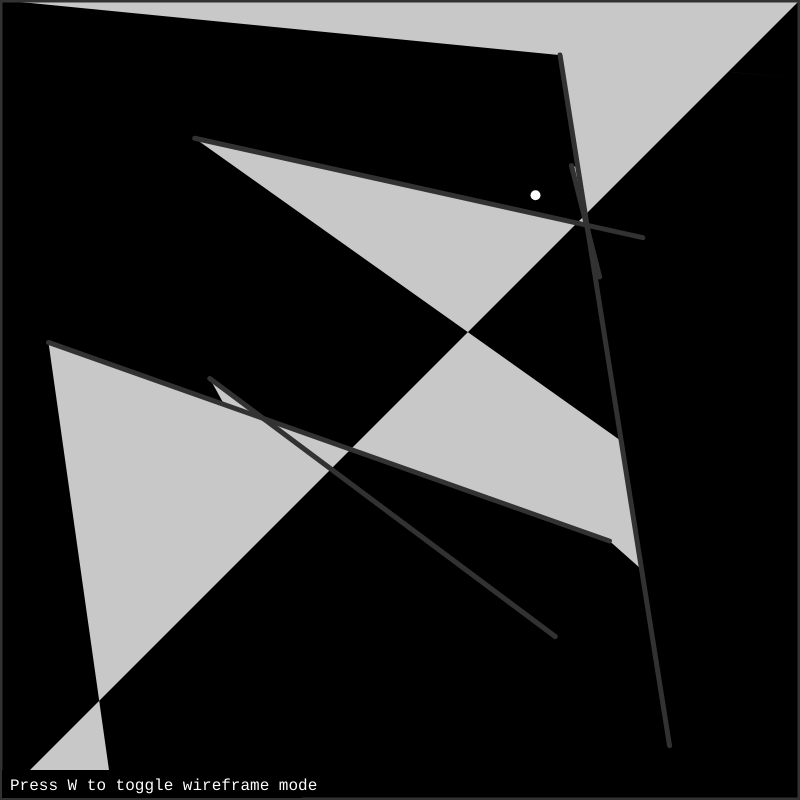
Frame 1 (no input)
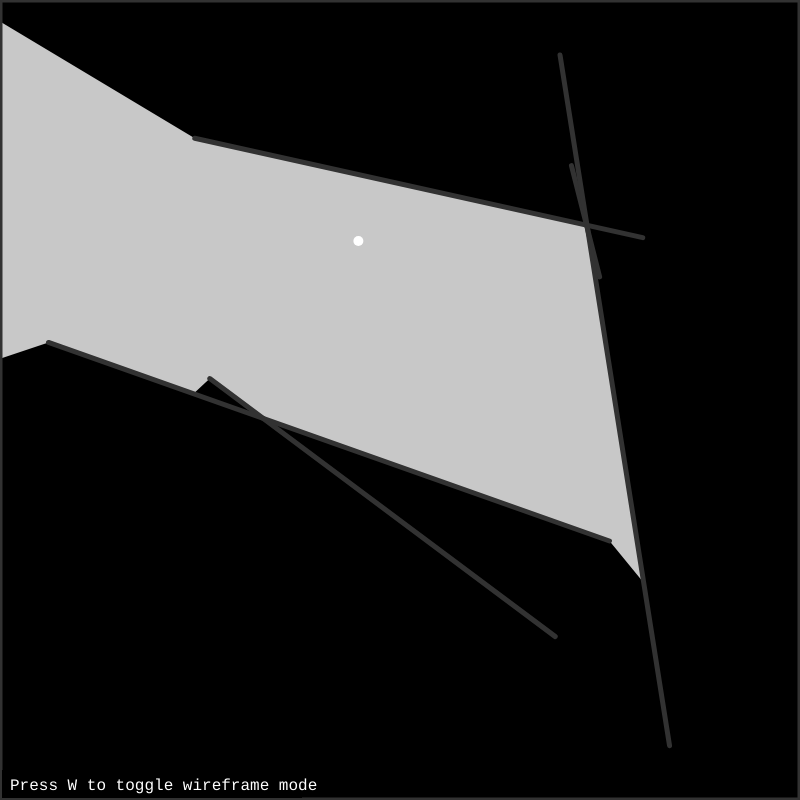
Frame 60 (no input)
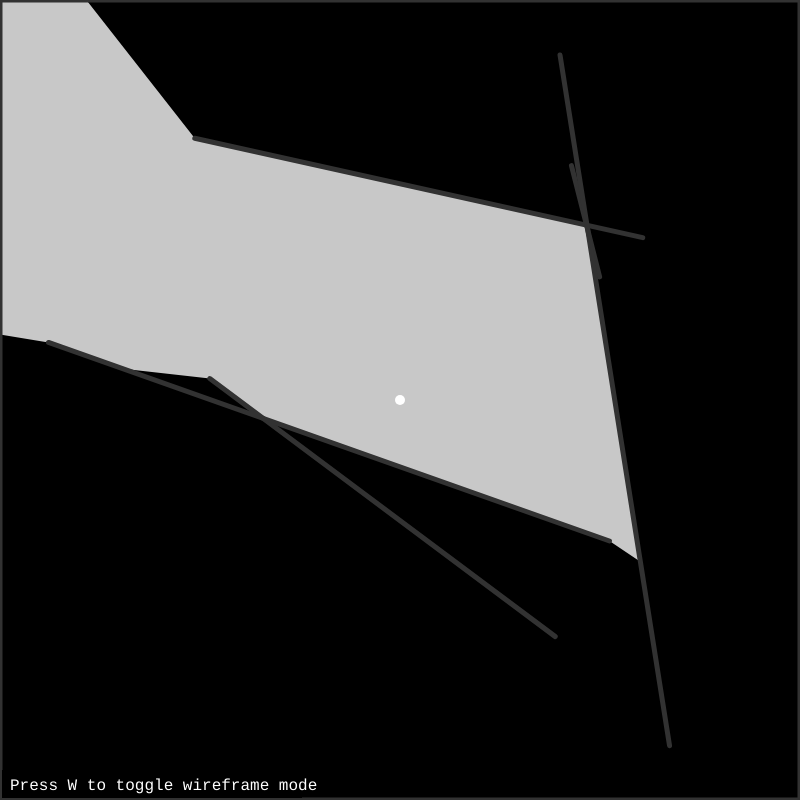
Frame 120 (the mouse pressed at the canvas centre since frame 60)

The p5.js sketch that drew these frames (run headless with seeded random() and noise() and a simulated clock; from frame 60 on, the mouse is pressed at the canvas centre):

// p5.js sketch
// ── sketch.js
let wireframe = false;
let mouseControl = false;
const numWalls = 5;
const border = 10;

const walls = [];
const wallPts = [];
const lights = [];


function intersectLineLine(pos1, pos2, pos3, pos4) {
  const x1 = pos1.x;
  const y1 = pos1.y;
  const x2 = pos2.x;
  const y2 = pos2.y;

  const x3 = pos3.x;
  const y3 = pos3.y;
  const x4 = pos4.x;
  const y4 = pos4.y;

  const d = (x1 - x2) * (y3 - y4) - (y1 - y2) * (x3 - x4);
  if (d == 0) {
    return;
  }

  const t = ((x1 - x3) * (y3 - y4) - (y1 - y3) * (x3 - x4)) / d;
  const u = -((x1 - x2) * (y1 - y3) - (y1 - y2) * (x1 - x3)) / d;

  return [t, u, createVector(x1 + t * (x2 - x1), y1 + t * (y2 - y1))];
}

function intersectLineCircle(pos1, pos2, posCircle, r) {
  const newPos1 = p5.Vector.sub(pos1, posCircle);
  const newPos2 = p5.Vector.sub(pos2, posCircle);

  const x1 = newPos1.x;
  const y1 = newPos1.y;
  const x2 = newPos2.x;
  const y2 = newPos2.y;

  const d = p5.Vector.dist(pos1, pos2);
  const D = (x1 * y2) - (x2 * y1);

  const intersect = (pow(r, 2) * pow(d, 2)) - pow(D, 2);
  return (intersect > 0);
}


class Light {
  constructor(x, y, brightness) {
    this.pos = createVector(x, y);
    this.brightness = brightness;
  }

  draw() {
    fill(255);
    noStroke();
    circle(this.pos.x, this.pos.y, this.brightness / 10);
  }
}

class Wall {
  constructor(x1, y1, x2, y2, inv) {
    this.pos1 = createVector(x1, y1);
    this.pos2 = createVector(x2, y2);
    this.inv = inv;
  }

  draw() {
    if (this.inv) return;
    stroke(50);
    strokeWeight(5);
    line(this.pos1.x, this.pos1.y, this.pos2.x, this.pos2.y);
  }

  checkIntersect(wall2) {
    const data = intersectLineLine(this.pos1, this.pos2, wall2.pos1, wall2.pos2);
    if (!data) return;
    const t = data[0];
    const u = data[1];
    if (t >= 0 && t <= 1 && u >= 0 && u <= 1) {
      return data[2];
    } else {
      return;
    }
  }
}

class Hit {
  constructor(pos, source, edge) {
    this.pos = pos;
    this.source = source;
    this.edge = edge;
  }
}

class Ray {
  constructor(pos1, pos2, limit) {
    this.pos = pos1;
    this.target = pos2;
    this.dir = p5.Vector.sub(pos2, pos1).normalize();
    this.a = this.dir.heading();
    this.limit = limit;
  }

  castOneWall(wall) {
    const pos4 = (this.limit) ? this.target : p5.Vector.add(this.pos, this.dir);
    const data = intersectLineLine(wall.pos1, wall.pos2, this.pos, pos4);
    if (!data) return;
    const t = data[0];
    const u = data[1];
    let tMin = 0;
    let tMax = 1;
    let uMin = 0;
    let uMax = Infinity;
    if (this.limit) {
      uMin = 0.01;
      uMax = 1;
    } else if (wall.pos1 == this.target || wall.pos2 == this.target) {
      tMin = -0.01;
      tMax = 1.01;
    }
    if (t > tMin && t < tMax && u > uMin && u < uMax) {
      return data[2];
    } else {
      return;
    }
  }

  cast() {
    let closestHit;
    let closestMag = Infinity;
    let potentialClosestHit;
    for (let w = 0; w < walls.length; w++) {
      const hit = this.castOneWall(walls[w]);
      if (hit) {
        const mag = p5.Vector.dist(hit, this.pos);
        if (mag < closestMag) {
          if (p5.Vector.dist(this.target, hit) < 1) {
            potentialClosestHit = hit;
          } else {
            closestMag = mag;
            closestHit = hit;
          }
        }
      }
    }

    let edge = false;
    if (potentialClosestHit) {
      if (closestHit) {
        edge = this.pos.dist(potentialClosestHit) < this.pos.dist(closestHit);
      } else {
        closestHit = potentialClosestHit;
      }
    }
    if (closestHit) {
      return new Hit(closestHit, this, edge);
    }
    return;
  }
}

function setup() {
  createCanvas(800, 800);

  // generate walls
  walls[0] = new Wall(0, 0, width, 0);
  walls[1] = new Wall(width, 0, width, height);
  walls[2] = new Wall(width, height, 0, height);
  walls[3] = new Wall(0, height, 0, 0);
  //*
  let i = walls.length;
  for (const totalLength = 4 + numWalls; i < totalLength; i++) {
    walls[i] = new Wall(random(width), random(height), random(width), random(height));
  }
  //*/

  // check for wall intersections
  for (i = 0; i < walls.length; i++) {
    const wall1 = walls[i];
    for (let j = i + 1; j < walls.length; j++) {
      const wall2 = walls[j];
      const pt = wall1.checkIntersect(wall2);
      if (pt) {
        wallPts.push(pt);
      }
    }
  }

  // create the light
  lights[0] = new Light(0, 0, 100);
}

function addVert(verts, vert, v, i, l) {
  if (i >= l) {
    verts[v] = vert;
    return (v + 1) % verts.length;
  } else {
    verts.push(vert);
    return v;
  }
}

function draw() {
  background(0);

  // draw lit areas for each light
  for (let j = 0; j < lights.length; j++) {

    // raycast light to walls
    const hits = [];
    for (let w = 0; w < walls.length; w++) {
      const ray1 = new Ray(lights[j].pos, walls[w].pos1);
      const ray2 = new Ray(lights[j].pos, walls[w].pos2);
      const hit1 = ray1.cast();
      const hit2 = ray2.cast();
      if (hit1) hits.push(hit1);
      if (hit2) hits.push(hit2);
    }

    // raycast to wall intersections too
    for (let p = 0; p < wallPts.length; p++) {
      const ptRay = new Ray(wallPts[p], lights[j].pos, true);
      const ptHit = ptRay.cast();
      if (!ptHit) {
        hits.push(new Hit(wallPts[p], new Ray(lights[j].pos, wallPts[p], true), false));
      }
    }

    // sort raycast hits by angle
    const l = hits.length;
    const sortedHits = [];
    for (let i = 0; i < l; i++) {
      let nextHitIndex;
      let smallestAngle = Infinity;
      for (let h = 0; h < hits.length; h++) {
        const a = hits[h].source.a;
        if (a < smallestAngle) {
          smallestAngle = a;
          nextHitIndex = h;
        }
      }
      sortedHits[i] = hits[nextHitIndex];
      hits.splice(nextHitIndex, 1);
    }

    // calculate vertices from hits
    const verts = [];
    let v = 0;
    const hl = sortedHits.length
    let lastHit = sortedHits[hl - 1];
    const reps = hl * 2;
    noFill();
    for (let i = 0; i < reps; i++) {
      const nextHit = sortedHits[i % hl];
      if (wireframe) {
        stroke(100);
        strokeWeight(0.5);
        line(lights[j].pos.x, lights[j].pos.y, nextHit.source.target.x, nextHit.source.target.y);
        stroke(255);
        strokeWeight(2);
        line(lights[j].pos.x, lights[j].pos.y, nextHit.pos.x, nextHit.pos.y);
      }
      let edgeAfter = false;
      let edgePos;
      if (nextHit.edge && lastHit) {
        edgePos = nextHit.source.target;
        //const triMedian = p5.Vector.add(edgePos, nextHit.pos).add(lastHit.pos).div(3);
        const triMedian = p5.Vector.add(lastHit.pos, nextHit.pos).div(2);
        const triMedianRay = new Ray(triMedian, lights[j].pos, true);
        const triMedianHit = triMedianRay.cast();
        //circle(triMedian.x, triMedian.y, 5);
        if (triMedianHit) {
          //circle(triMedianHit.pos.x, triMedianHit.pos.y, 10);
        } else {
          edgeAfter = true;
        }
      }
      if (nextHit.edge && !edgeAfter) {
        v = addVert(verts, edgePos, v, i, hl);
      }
      v = addVert(verts, nextHit.pos, v, i, hl);
      if (nextHit.edge && edgeAfter) {
        v = addVert(verts, edgePos, v, i, hl);
        lastHit = new Hit(edgePos, nextHit.source, false);
      } else {
        lastHit = nextHit;
      }
    }

    // draw vertices to make light shape
    noStroke();
    beginShape();
    for (let i = 0; i < verts.length; i++) {
      vertex(verts[i].x, verts[i].y);
    }
    vertex(verts[0].x, verts[0].y);
    fill(255, 255, 255, 200);
    if (!wireframe) endShape(CLOSE);
  }

  // draw walls
  for (let w = 0; w < walls.length; w++) {
    walls[w].draw();
  }

  // draw light
  mouseControl = mouseX < width-border && mouseX > border && mouseY < height-border && mouseY > border
  if (mouseControl) {
    lights[0].pos = createVector(constrain(mouseX, border, width - border), constrain(mouseY, border, height-border));
  } else {
    lights[0].pos = createVector(noise(millis() / 3000) * width, noise(millis() / 3000 + 100) * height);
  }
  lights[0].draw();

  // draw text
  noStroke();
  fill(0);
  rect(2, height - 30, 300, 28);
  fill(255);
  textSize(16);
  textFont("monospace");
  text("Press W to toggle wireframe mode", 10, height - 10);
}

function keyPressed() {
  if (key == "w") {
    wireframe = !wireframe;
  }
  return false;
}
